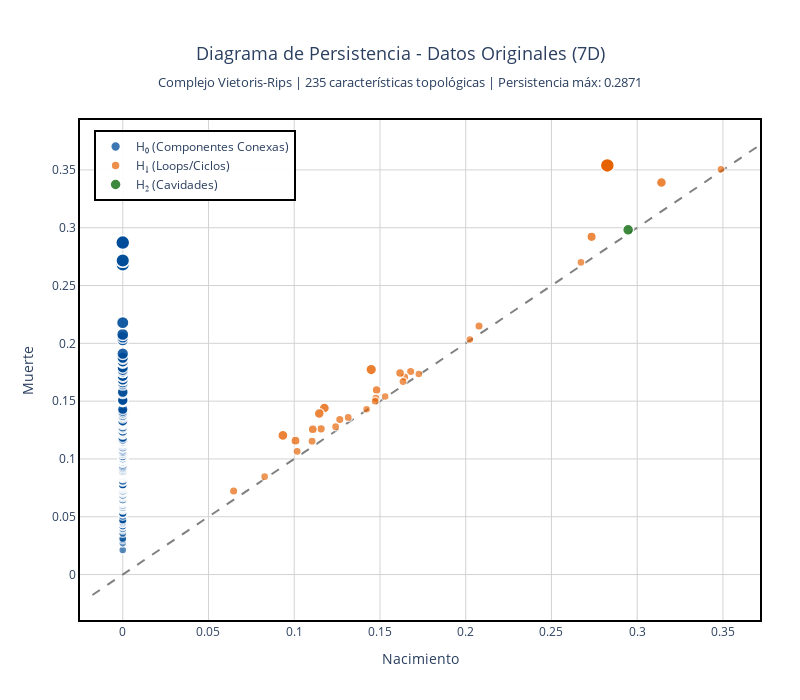

The code cell stored with this chart in its notebook:
### Code cell
# Diagrama de persistencia de los datos iniciales sin transformación
X_3d = X[np.newaxis, :, :]   # shape = (1, 204, 7)

diagram_X = VR.fit_transform(X_3d)

# Extraer el único diagrama (ya que X_3d tiene shape (1, 204, 7))
diagram = diagram_X[0]

# Crear figura
fig = go.Figure()

# Filtrar puntos infinitos
diagram_filtered = diagram[diagram[:, 1] != np.inf]

if len(diagram_filtered) > 0:
    # Obtener rango para la diagonal
    all_points = diagram_filtered[:, :2].flatten()
    min_val = np.min(all_points)
    max_val = np.max(all_points)
    margin = (max_val - min_val) * 0.05
    
    # Agregar línea diagonal (nacimiento = muerte)
    fig.add_trace(
        go.Scatter(
            x=[min_val - margin, max_val + margin],
            y=[min_val - margin, max_val + margin],
            mode='lines',
            line=dict(color='gray', width=2, dash='dash'),
            showlegend=False,
            hoverinfo='skip',
            name='Diagonal'
        )
    )
    
    # Colores más intensos para diferentes dimensiones
    colors_intense = {
        0: 'rgb(0, 76, 153)',      # Azul más intenso
        1: 'rgb(230, 97, 0)',      # Naranja más intenso
        2: 'rgb(28, 117, 28)',     # Verde más intenso
    }
    
    # Graficar puntos por dimensión homológica
    dims = np.unique(diagram_filtered[:, 2].astype(int))
    
    for dim in dims:
        mask = diagram_filtered[:, 2] == dim
        dim_diagram = diagram_filtered[mask]
        
        birth = dim_diagram[:, 0]
        death = dim_diagram[:, 1]
        persistence = death - birth
        
        # Normalizar persistencia para tamaño de marcador
        if len(persistence) > 1:
            pers_norm = (persistence - persistence.min()) / (persistence.max() - persistence.min() + 1e-10)
            marker_sizes = 8 + pers_norm * 6  # Tamaño entre 8 y 14
        else:
            marker_sizes = 11
        
        # Opacidad basada en persistencia
        if len(persistence) > 1:
            dist_norm = (persistence - persistence.min()) / (persistence.max() - persistence.min() + 1e-10)
            opacity_values = 0.65 + dist_norm * 0.35  # Opacidad entre 0.65 y 1.0
        else:
            opacity_values = 0.85
        
        # Nombre de la dimensión
        dim_names = {0: 'H₀ (Componentes Conexas)', 1: 'H₁ (Loops/Ciclos)', 2: 'H₂ (Cavidades)'}
        dim_name = dim_names.get(int(dim), f'H{int(dim)}')
        
        fig.add_trace(
            go.Scatter(
                x=birth,
                y=death,
                mode='markers',
                marker=dict(
                    size=marker_sizes,
                    color=colors_intense.get(int(dim), 'gray'),
                    opacity=opacity_values if isinstance(opacity_values, float) else opacity_values.tolist(),
                    line=dict(width=1.5, color='white'),
                    symbol='circle'
                ),
                name=dim_name,
                hovertemplate=f"<b>{dim_name}</b><br>" +
                             "Nacimiento: %{x:.4f}<br>" +
                             "Muerte: %{y:.4f}<br>" +
                             "Persistencia: %{customdata:.4f}<br>" +
                             "<extra></extra>",
                customdata=persistence
            )
        )
    
    # Estadísticas para el título
    total_features = len(diagram_filtered)
    max_persistence = np.max(diagram_filtered[:, 1] - diagram_filtered[:, 0])
    
else:
    total_features = 0
    max_persistence = 0

# Layout
fig.update_layout(
    title=dict(
        text=f"Diagrama de Persistencia - Datos Originales (7D)<br>" +
             f"<sub>Complejo Vietoris-Rips | {total_features} características topológicas | " +
             f"Persistencia máx: {max_persistence:.4f}</sub>",
        x=0.5,
        xanchor='center',
        font=dict(size=18)
    ),
    xaxis=dict(
        title="Nacimiento",
        showgrid=True,
        gridcolor='lightgray',
        linecolor='black',
        linewidth=2,
        mirror=True,
        zeroline=False
    ),
    yaxis=dict(
        title="Muerte",
        showgrid=True,
        gridcolor='lightgray',
        linecolor='black',
        linewidth=2,
        mirror=True,
        zeroline=False
    ),
    plot_bgcolor='white',
    height=700,
    width=800,
    showlegend=True,
    legend=dict(
        x=0.02,
        y=0.98,
        bgcolor='rgba(255, 255, 255, 0.95)',
        bordercolor='black',
        borderwidth=2,
        font=dict(size=12)
    ),
    margin=dict(l=80, r=40, t=120, b=80),
    hovermode='closest'
)

fig.show()

# --- Resumen estadístico detallado ---
print(f"\n{'='*70}")
print(f"ANÁLISIS DE HOMOLOGÍA PERSISTENTE - DATOS ORIGINALES")
print(f"{'='*70}")
print(f"Dimensión del espacio: {X.shape[1]}D")
print(f"Número de puntos: {X.shape[0]}")
print(f"Total de características topológicas: {total_features}")

if len(diagram_filtered) > 0:
    dims = np.unique(diagram_filtered[:, 2].astype(int))
    
    print(f"\nDistribución por dimensión homológica:")
    print(f"{'-'*70}")
    
    for dim in dims:
        mask = diagram_filtered[:, 2] == dim
        dim_diagram = diagram_filtered[mask]
        persistence = dim_diagram[:, 1] - dim_diagram[:, 0]
        
        dim_names = {
            0: 'H₀ (Componentes Conexas)',
            1: 'H₁ (Loops/Ciclos)', 
            2: 'H₂ (Cavidades)'
        }
        dim_name = dim_names.get(int(dim), f'H{int(dim)}')
        
        print(f"\n{dim_name}:")
        print(f"  Número de características: {len(persistence)}")
        print(f"  Persistencia promedio: {np.mean(persistence):.4f}")
        print(f"  Persistencia mediana: {np.median(persistence):.4f}")
        print(f"  Persistencia máxima: {np.max(persistence):.4f}")
        print(f"  Persistencia mínima: {np.min(persistence):.4f}")
        print(f"  Desviación estándar: {np.std(persistence):.4f}")
        
        # Top 3 características más persistentes
        top_indices = np.argsort(persistence)[-3:][::-1]
        print(f"  Top 3 más persistentes:")
        for idx in top_indices:
            print(f"    - Nacimiento: {dim_diagram[idx, 0]:.4f}, " +
                  f"Muerte: {dim_diagram[idx, 1]:.4f}, " +
                  f"Persistencia: {persistence[idx]:.4f}")

print(f"\n{'='*70}")
print(f"INTERPRETACIÓN:")
print(f"{'-'*70}")
print("• Puntos alejados de la diagonal = características persistentes/importantes")
print("• H₀: Número de componentes conexas (clusters en los datos)")
print("• H₁: Ciclos o loops en la estructura (periodicidades, oscilaciones)")
print("• H₂: Cavidades 2D (estructuras huecas en el espacio de fase)")
print("• Características persistentes revelan la topología del atractor subyacente")
print(f"{'='*70}\n")

### Figure 1 — Plotly figure (JSON) as saved in the notebook; plotly's stock layout.template omitted (floating-point values rounded to 4 significant figures; data arrays with more than 128 entries replaced by an {"elided": "..."} marker saying what was removed)
{"data": [{"hoverinfo": "skip", "line": {"color": "gray", "dash": "dash", "width": 2}, "mode": "lines", "name": "Diagonal", "showlegend": false, "type": "scatter", "x": [-0.01769, 0.3716], "y": [-0.01769, 0.3716]}, {"customdata": {"elided": "203 float values"}, "hovertemplate": "<b>H₀ (Componentes Conexas)</b><br>Nacimiento: %{x:.4f}<br>Muerte: %{y:.4f}<br>Persistencia: %{customdata:.4f}<br><extra></extra>", "marker": {"color": "rgb(0, 76, 153)", "line": {"color": "white", "width": 1.5}, "opacity": {"elided": "203 float values"}, "size": {"elided": "203 float values"}, "symbol": "circle"}, "mode": "markers", "name": "H₀ (Componentes Conexas)", "type": "scatter", "x": {"elided": "203 float values"}, "y": {"elided": "203 float values"}}, {"customdata": [0.001646, 0.02494, 0.07128, 0.01869, 0.002886, 0.007236, 0.0009095, 0.000839, 0.007695, 0.006586, 0.003546, 0.01256, 0.0009402, 0.01156, 0.004939, 0.00271, 0.03239, 0.0007301, 0.004433, 0.007472, 0.003811, 0.02649, 0.0104, 0.02473, 0.01484, 0.004978, 0.004892, 0.015, 0.02698, 0.001952, 0.007524], "hovertemplate": "<b>H₁ (Loops/Ciclos)</b><br>Nacimiento: %{x:.4f}<br>Muerte: %{y:.4f}<br>Persistencia: %{customdata:.4f}<br><extra></extra>", "marker": {"color": "rgb(230, 97, 0)", "line": {"color": "white", "width": 1.5}, "opacity": [0.6545, 0.7701, 1.0, 0.7391, 0.6607, 0.6823, 0.6509, 0.6505, 0.6846, 0.6791, 0.664, 0.7087, 0.651, 0.7038, 0.6709, 0.6598, 0.8071, 0.65, 0.6684, 0.6834, 0.6653, 0.7778, 0.698, 0.7691, 0.72, 0.6711, 0.6706, 0.7208, 0.7802, 0.6561, 0.6837], "size": [8.078, 10.06, 14.0, 9.527, 8.183, 8.553, 8.015, 8.009, 8.592, 8.498, 8.24, 9.006, 8.018, 8.921, 8.358, 8.168, 10.69, 8.0, 8.315, 8.573, 8.262, 10.19, 8.823, 10.04, 9.2, 8.361, 8.354, 9.214, 10.23, 8.104, 8.578], "symbol": "circle"}, "mode": "markers", "name": "H₁ (Loops/Ciclos)", "type": "scatter", "x": [0.3488, 0.3141, 0.2826, 0.2734, 0.2672, 0.2078, 0.2024, 0.1726, 0.1679, 0.1644, 0.1634, 0.1617, 0.153, 0.148, 0.1476, 0.1472, 0.1449, 0.1422, 0.1315, 0.1266, 0.1241, 0.1176, 0.1157, 0.1146, 0.1108, 0.1104, 0.1017, 0.1008, 0.0934, 0.08274, 0.06467], "y": [0.3505, 0.3391, 0.3539, 0.2921, 0.2701, 0.215, 0.2033, 0.1734, 0.1756, 0.171, 0.1669, 0.1743, 0.154, 0.1596, 0.1525, 0.1499, 0.1773, 0.1429, 0.1359, 0.134, 0.1279, 0.1441, 0.1261, 0.1393, 0.1257, 0.1154, 0.1066, 0.1158, 0.1204, 0.08469, 0.0722]}, {"customdata": [0.003434], "hovertemplate": "<b>H₂ (Cavidades)</b><br>Nacimiento: %{x:.4f}<br>Muerte: %{y:.4f}<br>Persistencia: %{customdata:.4f}<br><extra></extra>", "marker": {"color": "rgb(28, 117, 28)", "line": {"color": "white", "width": 1.5}, "opacity": 0.85, "size": 11, "symbol": "circle"}, "mode": "markers", "name": "H₂ (Cavidades)", "type": "scatter", "x": [0.2947], "y": [0.2982]}], "layout": {"height": 700, "hovermode": "closest", "legend": {"bgcolor": "rgba(255, 255, 255, 0.95)", "bordercolor": "black", "borderwidth": 2, "font": {"size": 12}, "x": 0.02, "y": 0.98}, "margin": {"b": 80, "l": 80, "r": 40, "t": 120}, "plot_bgcolor": "white", "showlegend": true, "title": {"font": {"size": 18}, "text": "Diagrama de Persistencia - Datos Originales (7D)<br><sub>Complejo Vietoris-Rips | 235 características topológicas | Persistencia máx: 0.2871</sub>", "x": 0.5, "xanchor": "center"}, "width": 800, "xaxis": {"gridcolor": "lightgray", "linecolor": "black", "linewidth": 2, "mirror": true, "showgrid": true, "title": {"text": "Nacimiento"}, "zeroline": false}, "yaxis": {"gridcolor": "lightgray", "linecolor": "black", "linewidth": 2, "mirror": true, "showgrid": true, "title": {"text": "Muerte"}, "zeroline": false}}}
